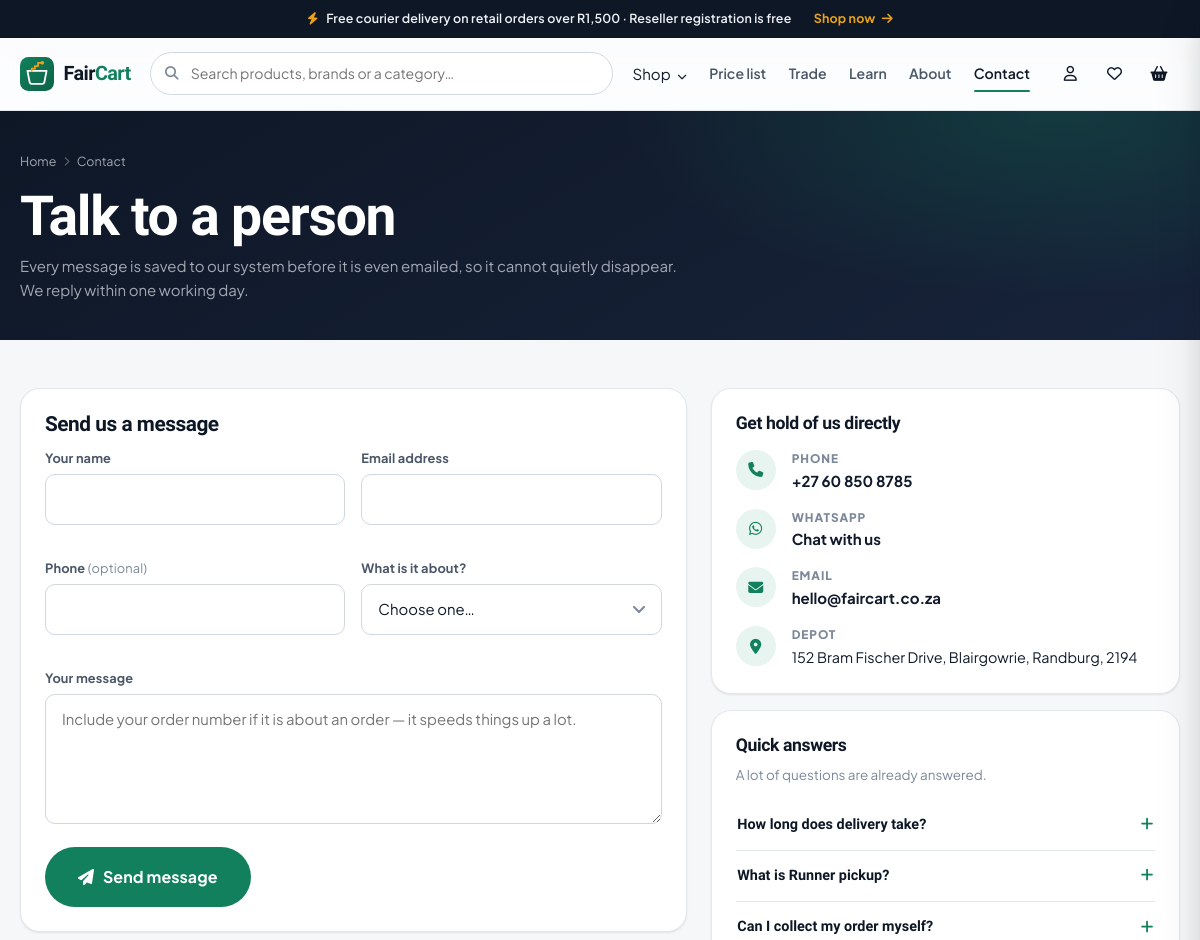
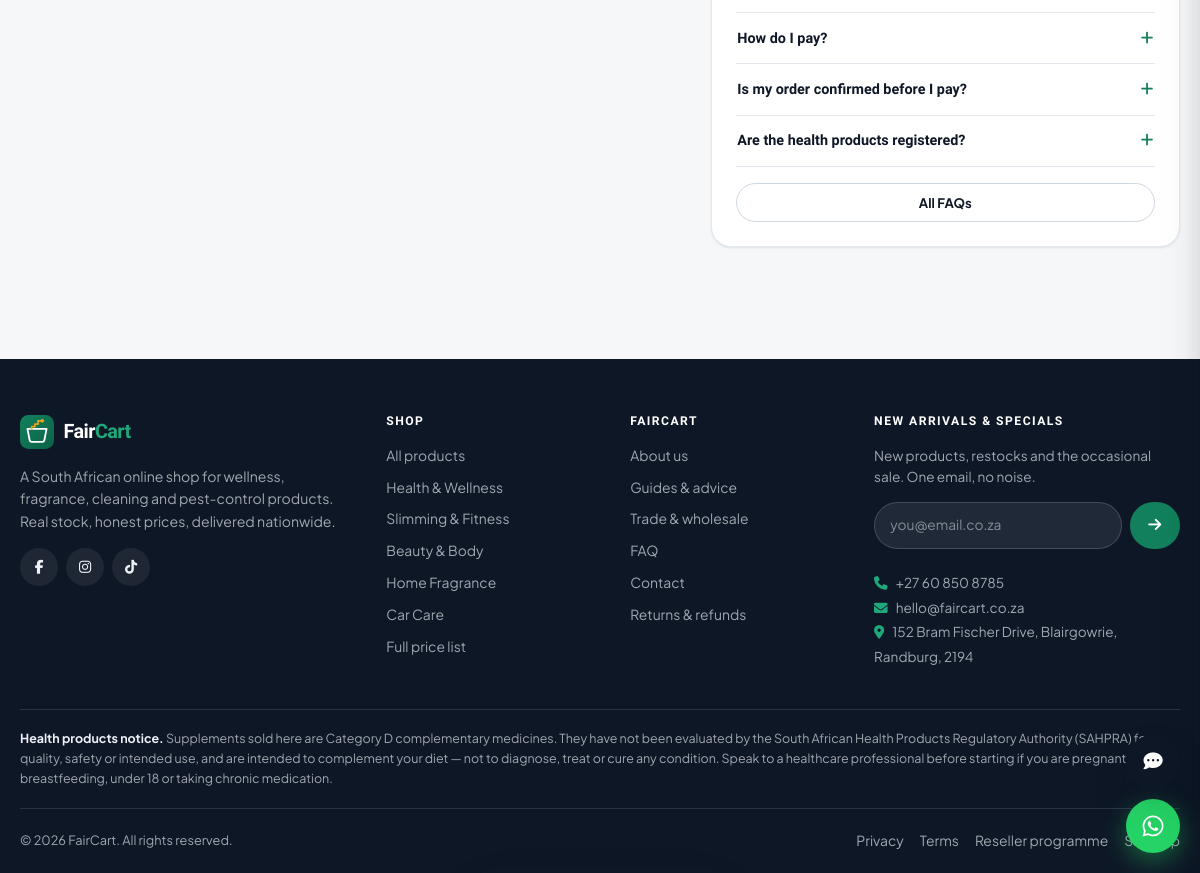
The page /contact.php on the database its author committed (2 pictures, top to bottom).
### tables this page shows
CREATE TABLE IF NOT EXISTS `faqs` (
  `id`         INT UNSIGNED NOT NULL AUTO_INCREMENT,
  `question`   VARCHAR(255) NOT NULL,
  `answer`     TEXT NOT NULL,
  `topic`      VARCHAR(60) NOT NULL DEFAULT 'Ordering',
  `sort_order` INT NOT NULL DEFAULT 0,
  `status`     ENUM('published','draft') NOT NULL DEFAULT 'published',
  PRIMARY KEY (`id`),
  KEY `idx_topic` (`topic`)
);

CREATE TABLE IF NOT EXISTS `categories` (
  `id`         INT UNSIGNED NOT NULL AUTO_INCREMENT,
  `name`       VARCHAR(120) NOT NULL,
  `slug`       VARCHAR(140) NOT NULL UNIQUE,
  `parent_id`  INT UNSIGNED DEFAULT NULL,
  `icon`       VARCHAR(60)  DEFAULT NULL,
  `blurb`      VARCHAR(255) DEFAULT NULL,
  `image`      VARCHAR(500) DEFAULT NULL,
  `status`     ENUM('active','inactive') NOT NULL DEFAULT 'active',
  `sort_order` INT NOT NULL DEFAULT 0,
  `created_at` DATETIME NOT NULL DEFAULT CURRENT_TIMESTAMP,
  PRIMARY KEY (`id`),
  KEY `idx_slug` (`slug`),
  KEY `idx_parent` (`parent_id`)
);

### config/jwt_handler.php (called while the page is built, shortened)
<?php
final class JWTHandler
{
    private static ?array $resolvedUser = null;
    private static bool $resolved = false;
    public static function getCurrentUser(): ?array
    {
        if (self::$resolved) {
            return self::$resolvedUser;
        }
        self::$resolved = true;
        $token = $_SESSION['jwt_token'] ?? $_COOKIE[JWT_COOKIE_NAME] ?? null;
        if (!$token) {
            return self::$resolvedUser = null;
        }
        $data = self::verify($token);
        $stmt = db()->prepare("SELECT id, name, email, role, phone, avatar, is_active,
                                      reseller_status, reseller_tier, reseller_code, business_name
                               FROM users WHERE id = :id LIMIT 1");
        $stmt->execute([':id' => $data['sub']]);
        $user = $stmt->fetch();
        return self::$resolvedUser = $user;
    }
}

### config/security.php (called while the page is built, shortened)
<?php
function current_user(): ?array
{
    return JWTHandler::getCurrentUser();
}

### includes/functions.php (called while the page is built, shortened)
<?php
require_once __DIR__ . '/../config/db.php';
require_once __DIR__ . '/../config/security.php';
require_once __DIR__ . '/../config/jwt_handler.php';
function e(?string $s): string
{
    return htmlspecialchars((string) $s, ENT_QUOTES, 'UTF-8');
}
function &settings_cache(): array
{
    static $cache = null;
    if ($cache === null) {
        $cache = [];
        try {
            foreach (db()->query('SELECT key_name, value FROM settings') as $row) {
                $cache[$row['key_name']] = $row['value'];
            }
        } catch (Throwable) {
        }
    }
    return $cache;
}
function get_setting(string $key, ?string $default = null): ?string
{
    $v = settings_cache()[$key] ?? null;
    return ($v === null || $v === '') ? $default : $v;
}
function set_setting(string $key, string $value): void
{
    $cache = &settings_cache();
    $cache[$key] = $value;
}
function get_categories(bool $withCounts = true): array
{
    $sql = $withCounts
        ? "SELECT c.*, (SELECT COUNT(*) FROM products p WHERE p.category_id = c.id AND p.status='published') AS product_count
           FROM categories c WHERE c.status='active' ORDER BY c.sort_order, c.name"
        : "SELECT * FROM categories WHERE status='active' ORDER BY sort_order, name";
    return db()->query($sql)->fetchAll();
}
AppSchema::ensure();

### config/db.php (called while the page is built, shortened)
<?php
final class Database
{
    private static ?PDO $instance = null;
    public static function connect(): PDO
    {
        if (self::$instance === null) {
            $dsn = 'mysql:host=' . DB_HOST . ';dbname=' . DB_NAME . ';charset=' . DB_CHARSET;
            $options = [
                PDO::ATTR_ERRMODE            => PDO::ERRMODE_EXCEPTION,
                PDO::ATTR_DEFAULT_FETCH_MODE => PDO::FETCH_ASSOC,
                PDO::ATTR_EMULATE_PREPARES   => false,
                PDO::MYSQL_ATTR_INIT_COMMAND => "SET NAMES utf8mb4 COLLATE utf8mb4_unicode_ci",
            ];
            self::$instance = new PDO($dsn, DB_USER, DB_PASS, $options);
        }
        return self::$instance;
    }
}
function db(): PDO
{
    return Database::connect();
}

### classes/Integrations.php (called while the page is built, shortened)
<?php
final class AppSchema
{
    public static function ensure(): void
    {
        static $done = false;
        if ($done || (int) get_setting('app_schema', '0') >= self::VERSION) {
            $done = true;
            return;
        }
    }
}

### contact.php (the view, shortened to what this page needs)
<?php
require_once __DIR__ . '/includes/functions.php';
$viewer = current_user();
$sent   = false;
$form   = [
    'name'    => $viewer['name']  ?? '',
    'email'   => $viewer['email'] ?? '',
    'phone'   => $viewer['phone'] ?? '',
    'subject' => (string) ($_GET['subject'] ?? ''),
    'message' => '',
];
$faqs = db()->query("SELECT * FROM faqs WHERE status='published' ORDER BY topic, sort_order LIMIT 6")->fetchAll();
include __DIR__ . '/includes/header.php';
?>
<header class="page-head">
  <div class="container">
    <nav class="crumbs"><a href="<?= SITE_URL ?>/index.php">Home</a><i class="fa-solid fa-chevron-right"></i><span>Contact</span></nav>
    <h1>Talk to a person</h1>
    <p>Every message is saved to our system before it is even emailed, so it cannot quietly disappear. We reply within one working day.</p>
  </div>
</header>
<div class="section section--tight">
  <div class="container">
    <div class="row g-4">
      <div class="col-lg-7">
        <div class="card-fc card-fc--pad">
          <?php if ($sent): ?>
            <div class="text-center py-4">
              <div class="empty__icon" style="background:var(--leaf-wash);color:var(--leaf)"><i class="fa-solid fa-paper-plane"></i></div>
              <h2>Message sent</h2>
              <p class="lede">We have it, and a copy is in your inbox. Someone will come back to you within one working day.</p>
              <a href="<?= SITE_URL ?>/shop.php" class="btn-fc mt-2">Back to the shop</a>
            </div>
          <?php else: ?>
            <h2 style="font-size:1.3rem">Send us a message</h2>
            <form method="post" novalidate>
              <div class="row g-3">
                <div class="col-md-6 field">
                  <label for="name">Your name</label>
                  <input class="input-fc" type="text" id="name" name="name" value="<?= e($form['name']) ?>" required>
                </div>
                <div class="col-md-6 field">
                  <label for="email">Email address</label>
                  <input class="input-fc" type="email" id="email" name="email" value="<?= e($form['email']) ?>" required>
                </div>
                <div class="col-md-6 field">
                  <label for="phone">Phone <span class="text-muted-3 fw-normal">(optional)</span></label>
                  <input class="input-fc" type="tel" id="phone" name="phone" value="<?= e($form['phone']) ?>">
                </div>
                <div class="col-md-6 field">
                  <label for="subject">What is it about?</label>
                  <select class="select-fc" id="subject" name="subject">
                    <?php foreach ([
                      '' => 'Choose one…',
                      'Order enquiry' => 'An order I placed',
                      'Product question' => 'A product question',
                      'Trade & wholesale' => 'Trade or wholesale pricing',
                      'Delivery or collection' => 'Delivery or collection',
                      'Returns' => 'A return or refund',
                      'Something else' => 'Something else',
                    ] as $v => $label): ?>
                      <option value="<?= e($v) ?>" <?= $form['subject'] === $v ? 'selected' : '' ?>><?= e($label) ?></option>
                    <?php endforeach; ?>
                  </select>
                </div>
                <div class="col-12 field">
                  <label for="message">Your message</label>
                  <textarea class="textarea-fc" id="message" name="message" required minlength="10"
                            placeholder="Include your order number if it is about an order — it speeds things up a lot."><?= e($form['message']) ?></textarea>
                </div>
              </div>
              <button class="btn-fc btn-fc--lg" type="submit"><i class="fa-solid fa-paper-plane"></i> Send message</button>
            </form>
          <?php endif; ?>
        </div>
      </div>
      <div class="col-lg-5">
        <div class="card-fc card-fc--pad mb-3">
          <h2 style="font-size:1.1rem">Get hold of us directly</h2>
          <div class="d-flex flex-column gap-3 mt-3">
            <?php
            $wa = get_setting('contact_whatsapp', '');
            $channels = array_filter([
              ['fa-phone', 'Phone', get_setting('contact_phone', ''), 'tel:' . preg_replace('/\s/', '', (string) get_setting('contact_phone', ''))],
              $wa ? ['fa-brands fa-whatsapp', 'WhatsApp', 'Chat with us', 'https://wa.me/' . $wa] : null,
              ['fa-envelope', 'Email', get_setting('contact_email', SITE_EMAIL), 'mailto:' . get_setting('contact_email', SITE_EMAIL)],
              ['fa-location-dot', 'Depot', get_setting('contact_address', ''), null],
            ]);
            foreach ($channels as [$icon, $label, $value, $href]): ?>
              <div class="d-flex gap-3 align-items-start">
                <span style="width:40px;height:40px;display:grid;place-items:center;background:var(--leaf-wash);color:var(--leaf);border-radius:var(--r-pill);flex-shrink:0">
                  <i class="<?= str_starts_with($icon, 'fa-brands') ? $icon : 'fa-solid ' . $icon ?>"></i>
                </span>
                <span>
                  <span class="d-block text-muted-3" style="font-size:.74rem;font-weight:800;letter-spacing:.08em;text-transform:uppercase"><?= e($label) ?></span>
                  <?php if ($href): ?>
                    <a href="<?= e($href) ?>" <?= str_starts_with($href, 'http') ? 'target="_blank" rel="noopener"' : '' ?> style="font-weight:700"><?= e((string) $value) ?></a>
                  <?php else: ?>
                    <span style="font-size:.9rem"><?= e((string) $value) ?></span>
                  <?php endif; ?>
                </span>
              </div>
            <?php endforeach; ?>
          </div>
        </div>
        <div class="card-fc card-fc--pad">
          <h2 style="font-size:1.1rem">Quick answers</h2>
          <p class="text-muted-3" style="font-size:.84rem">A lot of questions are already answered.</p>
          <?php foreach ($faqs as $f): ?>
            <div class="faq-item">
              <button class="faq-q" type="button" style="font-size:.9rem;padding:.85rem .1rem" aria-expanded="false">
                <?= e($f['question']) ?><i class="fa-solid fa-plus"></i>
              </button>
            </div>
          <?php endforeach; ?>
          <a href="<?= SITE_URL ?>/faq.php" class="btn-fc btn-fc--ghost btn-fc--block btn-fc--sm mt-3">All FAQs</a>
        </div>
      </div>
    </div>
  </div>
</div>
<?php include __DIR__ . '/includes/footer.php'; ?>

### includes/footer.php (shortened to what this page needs)
<?php
$wa       = get_setting('contact_whatsapp', '');
?>
</main>
<footer class="site-footer">
  <div class="container">
    <div class="footer-grid">
      <div>
        <div class="brand mb-3">
          <img src="<?= SITE_URL ?>/assets/img/logo/faircart-mark.svg" alt="" class="brand__mark">
          <span class="brand__word" style="color:#fff">Fair<em style="color:var(--leaf-light)">Cart</em></span>
        </div>
        <p style="color:var(--on-dark-2);font-size:.88rem;max-width:34ch;">
          A South African online shop for wellness, fragrance, cleaning and pest-control products.
          Real stock, honest prices, delivered nationwide.
        </p>
        <div class="social-row">
          <?php foreach ([['facebook_url','fa-facebook-f','Facebook'],['instagram_url','fa-instagram','Instagram'],['tiktok_url','fa-tiktok','TikTok']] as [$k, $icon, $label]):
            $url = get_setting($k, ''); ?>
            <a href="<?= $url ? e($url) : '#' ?>" <?= $url ? 'target="_blank" rel="noopener"' : 'aria-disabled="true"' ?> aria-label="<?= $label ?>">
              <i class="fa-brands <?= $icon ?>"></i>
            </a>
          <?php endforeach; ?>
        </div>
      </div>
      <div>
        <h6>Shop</h6>
        <div class="footer-links">
          <a href="<?= SITE_URL ?>/shop.php">All products</a>
          <?php foreach (array_slice(get_categories(), 0, 5) as $c): ?>
            <a href="<?= SITE_URL ?>/shop.php?category=<?= e($c['slug']) ?>"><?= e($c['name']) ?></a>
          <?php endforeach; ?>
          <a href="<?= SITE_URL ?>/price-list.php">Full price list</a>
        </div>
      </div>
      <div>
        <h6>FairCart</h6>
        <div class="footer-links">
          <a href="<?= SITE_URL ?>/about.php">About us</a>
          <a href="<?= SITE_URL ?>/modules/blog/index.php">Guides &amp; advice</a>
          <a href="<?= SITE_URL ?>/reseller.php">Trade &amp; wholesale</a>
          <a href="<?= SITE_URL ?>/faq.php">FAQ</a>
          <a href="<?= SITE_URL ?>/contact.php">Contact</a>
          <a href="<?= SITE_URL ?>/refund-policy.php">Returns &amp; refunds</a>
        </div>
      </div>
      <div>
        <h6>New arrivals & specials</h6>
        <p style="color:var(--on-dark-2);font-size:.85rem;">
          New products, restocks and the occasional sale. One email, no noise.
        </p>
        <form class="newsletter-inline" data-newsletter>
          <input type="email" name="email" required placeholder="you@email.co.za" aria-label="Email address">
          <button type="submit" class="btn-fc" style="padding:.72rem 1.1rem;" aria-label="Subscribe"><i class="fa-solid fa-arrow-right"></i></button>
        </form>
        <div style="margin-top:1.4rem;font-size:.85rem;color:var(--on-dark-2);line-height:1.8;">
          <div><i class="fa-solid fa-phone me-2" style="color:var(--leaf-light)"></i><?= e((string) get_setting('contact_phone', '')) ?></div>
          <div><i class="fa-solid fa-envelope me-2" style="color:var(--leaf-light)"></i><?= e((string) get_setting('contact_email', SITE_EMAIL)) ?></div>
          <div><i class="fa-solid fa-location-dot me-2" style="color:var(--leaf-light)"></i><?= e((string) get_setting('contact_address', '')) ?></div>
        </div>
      </div>
    </div>
    <div style="border-top:1px solid var(--line-dark);padding:1.2rem 0;font-size:.78rem;color:var(--on-dark-2);line-height:1.6;">
      <b style="color:var(--on-dark)">Health products notice.</b>
      Supplements sold here are Category D complementary medicines. They have not been evaluated by the South African
      Health Products Regulatory Authority (SAHPRA) for quality, safety or intended use, and are intended to complement
      your diet — not to diagnose, treat or cure any condition. Speak to a healthcare professional before starting if you
      are pregnant, breastfeeding, under 18 or taking chronic medication.
    </div>
    <div class="footer-bottom">
      <span>&copy; <?= date('Y') ?> FairCart. All rights reserved.</span>
      <div class="d-flex gap-3 flex-wrap">
        <a href="<?= SITE_URL ?>/privacy.php">Privacy</a>
        <a href="<?= SITE_URL ?>/terms.php">Terms</a>
        <a href="<?= SITE_URL ?>/reseller-programme.php">Reseller programme</a>
        <a href="<?= SITE_URL ?>/sitemap.php">Sitemap</a>
      </div>
    </div>
  </div>
</footer>
<?php if ($wa !== ''): ?>
<a class="wa-float" href="https://wa.me/<?= e($wa) ?>" target="_blank" rel="noopener" aria-label="Chat on WhatsApp">
  <i class="fa-brands fa-whatsapp"></i>
</a>
<?php endif; ?>
<?php include __DIR__ . '/chat-widget.php'; ?>
<div class="compare-bar" id="compareBar">
</div>
</body>
</html>

### rows shown on the page
faqs: question "How long does delivery take?"
faqs: question "What is Runner pickup?"
faqs: question "Can I collect my order myself?"
faqs: question "How do I pay?"
faqs: question "Is my order confirmed before I pay?"
faqs: question "Are the health products registered?"
categories: name "Health & Wellness"
categories: name "Slimming & Fitness"
categories: name "Beauty & Body"
categories: name "Home Fragrance"
categories: name "Car Care"

### other values the page prints
$announcement "Free courier delivery on retail orders over R1,500 · Reseller registration is free"
$label "PHONE"
$value "+27 60 850 8785"
$label "WHATSAPP"
$value "Chat with us"
$label "EMAIL"
$value "hello@faircart.co.za"
$label "DEPOT"
$value "152 Bram Fischer Drive, Blairgowrie, Randburg, 2194"
get_setting('contact_phone', '') "+27 60 850 8785"
get_setting('contact_email', SITE_EMAIL) "hello@faircart.co.za"
get_setting('contact_address', '') "152 Bram Fischer Drive, Blairgowrie, Randburg, 2194"
form field subject "Choose one…"
